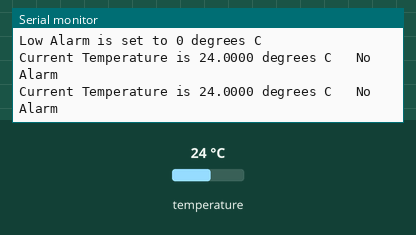
A sketch run on a simulated Arduino Uno, built with avr-gcc and run on an emulated ATmega328P. On the bench: the last lines printed to the serial monitor. The test bench sets the inputs (shaded band); at power-on: temperature 24 °C.

Above: at 3.3 s.
3.4 s: temperature set to 12 °C
At 5.4 s:
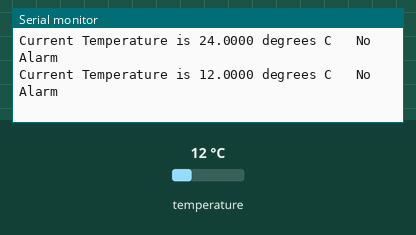
5.9 s: temperature set to 19 °C
At 6.7 s:
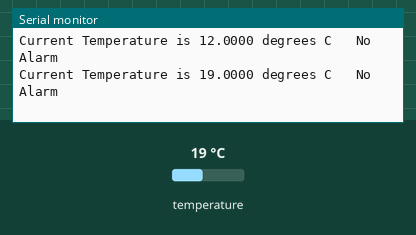
Timing chart, 0 to 8.9 s (numbered marks = the images above; inputs shaded):
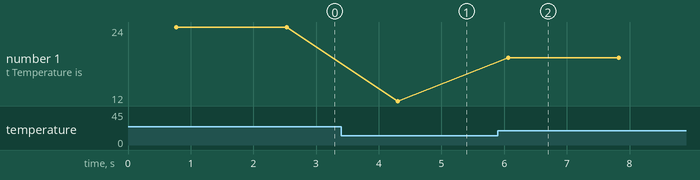

The sketch:

temperature_with_12-bit.ino
```cpp
#include <OneWire.h>
#include <DallasTemperature.h>

// Create a Onewire Referenca and assign it to pin 10 on your Arduino
OneWire oneWire(2);

// declare as sensor referenec by passing oneWire reference to Dallas Temperature.
DallasTemperature sensors(&oneWire);

// declare your device address
// YOUR ADDRESS GOES HERE!!!!
DeviceAddress tempSensor = {0x28, 0x10, 0xE6, 0x42, 0x0B, 0x00, 0x00, 0x25};

//Alarm Set Points
char lowSetPoint = 25;
char hiSetPoint = 28;

// A Variable to hold the temperature you retrieve
float tempC;

void setup(void)
{
  char alarmTemp;
  // start your serial port
  Serial.begin(9600);
  // Start up the DallasTemperature library
  sensors.begin();

  // alarm when temp is higher than value assigned to hiSetPoint
  sensors.setHighAlarmTemp(tempSensor, hiSetPoint);
  // alarm when temp is lower than value assigned to lowSetPoint
  sensors.setLowAlarmTemp(tempSensor, lowSetPoint);

  // Print the alarm set points to the serial monitor

  // Set Measurement Resolution
  sensors.setResolution(tempSensor, 12);

  alarmTemp = sensors.getHighAlarmTemp(tempSensor);
  Serial.print("High Alarm is set to ");
  Serial.print(alarmTemp, DEC);
  Serial.println(" degrees C");

  alarmTemp = sensors.getLowAlarmTemp(tempSensor);
  Serial.print("Low Alarm is set to ");
  Serial.print(alarmTemp, DEC);
  Serial.println(" degrees C");
}


void loop(void)
{
  // tell your sensor to measure the temperature

  sensors.requestTemperaturesByAddress(tempSensor); // Send the command to get temperatures
  Serial.print("Current Temperature is ");
  Serial.print(sensors.getTempC(tempSensor),4);
  Serial.print(" degrees C \t");

  // See if the temperature is above the high set point or below the low set point

  if (sensors.hasAlarm(tempSensor))
  {
    Serial.println("Alarm");
  }
  else{
    Serial.println("No Alarm");
  }
  delay(1000);
}
```

Measured:
- after the input at 3.4 s, the serial monitor: prints a new line after 0.90 s (image 1)
- after the input at 5.9 s, the serial monitor: prints a new line after 0.17 s (image 2)
- plotted number 1: 24 → 12 after the input at 3.4 s, 12 → 19 after the input at 5.9 s
